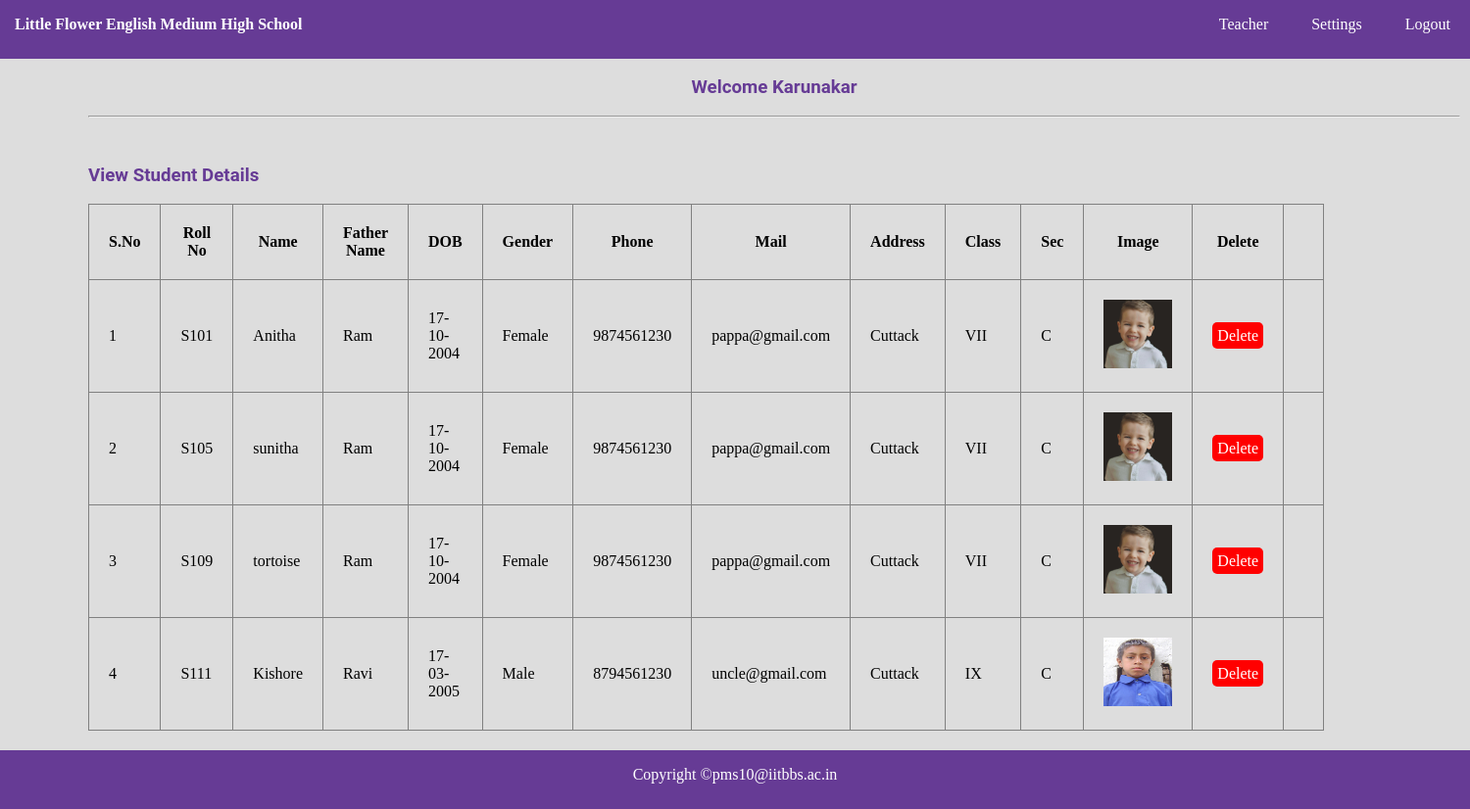
Page /view_stud_teach.php (signed in) on the committed database.
### tables this page shows
CREATE TABLE IF NOT EXISTS `student` (
  `ID` int(11) NOT NULL AUTO_INCREMENT,
  `RNO` varchar(150) NOT NULL,
  `NAME` varchar(150) NOT NULL,
  `FNAME` varchar(150) NOT NULL,
  `DOB` varchar(150) NOT NULL,
  `GEN` varchar(150) NOT NULL,
  `PHO` varchar(150) NOT NULL,
  `MAIL` varchar(150) NOT NULL,
  `ADDR` text NOT NULL,
  `SCLASS` varchar(150) NOT NULL,
  `SSEC` varchar(150) NOT NULL,
  `SIMG` varchar(150) NOT NULL,
  `TID` int(11) NOT NULL,
  PRIMARY KEY (`ID`)
);

### view_stud_teach.php (the view, shortened to what this page needs)
<?php
	include"database.php";
?>
<!DOCTYPE html>
<html>
	<head>
		<link rel="stylesheet" type="text/css" href="css/style.css">
	</head>
	<body>
		<?php include"navbar.php";?><br>
			<div id="section">
				<h3 class="text">Welcome <?php echo $_SESSION["TNAME"]; ?></h3><br><hr><br>
				<div class="content">
						<h3 >View Student Details</h3><br>
					<table border="1px" >
						<tr>
							<th>S.No</th>
							<th>Roll No</th>
							<th>Name</th>
							<th>Father Name</th>
							<th>DOB</th>
							<th>Gender</th>
							<th>Phone</th>
							<th>Mail</th>
							<th>Address</th>
							<th>Class</th>
							<th>Sec</th>
							<th>Image</th>
							<th>Delete</th>
						</tr>
						<?php
							$s="select * from student where TID={$_SESSION["TID"]}";
							$res=$db->query($s);
							if($res->num_rows>0)
							{
								$i=0;
								while($r=$res->fetch_assoc())
								{
									$i++;
									echo"
										<tr>
											<td>{$i}</td>
											<td>{$r["RNO"]}</td>
											<td>{$r["NAME"]}</td>
											<td>{$r["FNAME"]}</td>
											<td>{$r["DOB"]}</td>
											<td>{$r["GEN"]}</td>
											<td>{$r["PHO"]}</td>
											<td>{$r["MAIL"]}</td>
											<td>{$r["ADDR"]}</td>
											<td>{$r["SCLASS"]}</td>
											<td>{$r["SSEC"]}</td>
											<td><img src='{$r["SIMG"]}' height='70' width='70'></td>
											<td><a href='stud_delete.php?id={$r["ID"]}' class='btnr'>Delete</a><td>
										</tr>
									";
								}
							}
							else
							{
								echo "No Record Found";
							}
						?>
					</table>
				</div>
			</div>
				<?php include"footer.php";?>
	</body>
</html>

### navbar.php
<div class="navbar">
			<ul class="list">
				<b style="color:white;float:left;line-height:50px;margin-left:15px;font-family:Cooper Black;">Little Flower English Medium High School</b>
			<?php
				if(isset($_SESSION["AID"]))
				{
					echo'
						<li><a href="admin_home.php">Principal</a></li>
				<li><a href="change_pass.php">Settings</a></li>
				<li><a href="logout.php">Logout</a></li>
					';
				}
				elseif(isset($_SESSION["TID"]))
				{
					echo'
						<li><a href="teacher_home.php">Teacher</a></li>
				<li><a href="teacher_change_pass.php">Settings</a></li>
				<li><a href="logout.php">Logout</a></li>
					';
				}
				else{
					echo'
					<li><a href="index.php">Principal</a></li>
				<li><a href="teacher_login.php">Teacher</a></li>
				<li><a href="student_result.php">View Ward Results</a></li>
				<li><a href="contact.php">Contact Us</a></li>';
				}
			?>
			</ul>
		</div>

### footer.php (shortened to what this page needs)
<div class="footer" style="margin-top:20px;">
			<footer><p>Copyright &copy;pms10@iitbbs.ac.in</p></footer>
</div>

### css/style.css (style rules this page uses)
* { padding:0px; margin:0px; }
html { background:#dddddd; }
a { text-decoration:none; }
.navbar { background:#663b95; height:60px; width:100%; }
.list { list-style:none; text-align:right; }
.list li { display:inline; }
.list li a { text-decoration:none; color:white; line-height:50px; padding:20px; }
h1,h2,h3,h4,h5,h6,label { font-family:roboto; color:#663b95; }
.btnr { border-radius:5px; padding:5px; background:#ff0000; color:white; }
footer { text-align:center; color:white; line-height:50px; }
.text { text-align:center; }
.footer { background:#663b95; height:60px; width:100%; float:left; }
#section { height:auto; width:1400px; margin-left:90px; font-family:cambria; }
.content { margin-top:30px; height:auto; width:950px; float:left; }
tr,td,th { padding:20px; }
table { border-collapse:collapse; }

### rows in the picture
student: RNO "S101", NAME "Anitha", FNAME "Ram", DOB "17-10-2004", GEN "Female", PHO "9874561230", MAIL "pappa@gmail.com", ADDR "Cuttack", SCLASS "VII", SSEC "C", SIMG (picture)
student: RNO "S105", NAME "sunitha", FNAME "Ram", DOB "17-10-2004", GEN "Female", PHO "9874561230", MAIL "pappa@gmail.com", ADDR "Cuttack", SCLASS "VII", SSEC "C", SIMG (picture)
student: RNO "S109", NAME "tortoise", FNAME "Ram", DOB "17-10-2004", GEN "Female", PHO "9874561230", MAIL "pappa@gmail.com", ADDR "Cuttack", SCLASS "VII", SSEC "C", SIMG (picture)
student: RNO "S111", NAME "Kishore", FNAME "Ravi", DOB "17-03-2005", GEN "Male", PHO "8794561230", MAIL "uncle@gmail.com", ADDR "Cuttack", SCLASS "IX", SSEC "C", SIMG (picture)

### other values in the picture
$_SESSION["TNAME"] "Karunakar"
